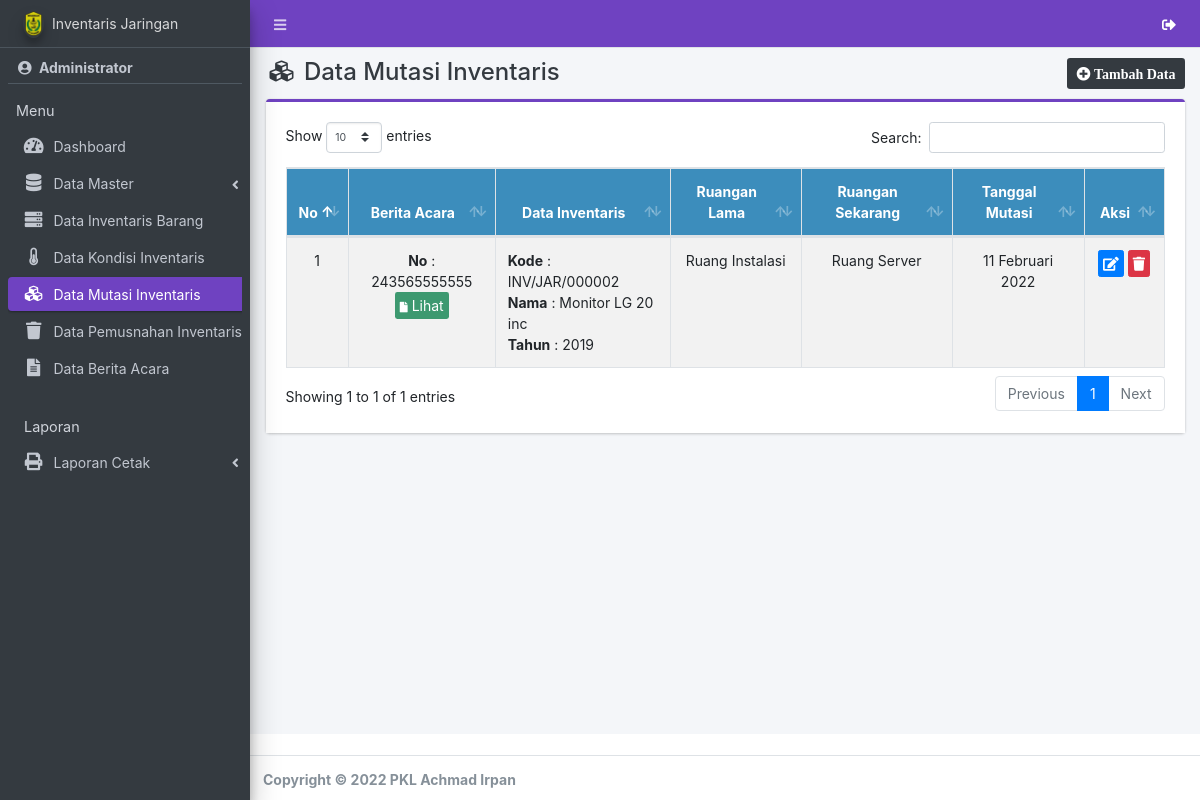
The page /admin/mutasi/index.php (signed in) on the database its author committed.
### tables this page shows
CREATE TABLE `mutasi` (
  `id_mutasi` int(11) NOT NULL,
  `no_surat` varchar(100) NOT NULL,
  `id_barang` int(11) NOT NULL,
  `id_ruang_lama` int(11) NOT NULL,
  `id_ruang` int(11) NOT NULL,
  `tgl_mutasi` date NOT NULL
);

CREATE TABLE `barang` (
  `id_barang` int(11) NOT NULL,
  `kd_barang` varchar(20) NOT NULL,
  `nm_barang` varchar(50) NOT NULL,
  `satuan` varchar(20) NOT NULL,
  `tgl_inventaris` date NOT NULL,
  `tahun` char(4) NOT NULL,
  `kondisi` varchar(20) NOT NULL,
  `id_ruang` int(11) NOT NULL,
  `musnah` char(1) DEFAULT NULL
);

CREATE TABLE `ruang` (
  `id_ruang` int(11) NOT NULL,
  `nm_ruang` varchar(100) NOT NULL,
  `ket` varchar(100) NOT NULL
);

### app/config.php (called while the page is built, shortened)
<?php
function tgl($tanggal)
{
  $bulan = array(
    1 =>   'Januari',
    'Februari',
    'Maret',
    'April',
    'Mei',
    'Juni',
    'Juli',
    'Agustus',
    'September',
    'Oktober',
    'November',
    'Desember'
  );
  $pecahkan = explode('-', $tanggal);
  return $pecahkan[2] . ' ' . $bulan[(int) $pecahkan[1]] . ' ' . $pecahkan[0];
}

### admin/mutasi/index.php (the view, shortened to what this page needs)
<?php
require '../../app/config.php';
include_once '../../template/header.php';
include_once '../../template/sidebar.php';
?>
<div class="content-wrapper">
    <div class="content-header">
        <div class="container-fluid">
            <div class="row">
                <div class="col-sm-6">
                    <h4 class="m-0 text-dark"><i class="fa fa-cubes ml-1 mr-1"></i> Data Mutasi Inventaris</h4>
                </div>
                <div class="col-sm-6 text-right">
                    <a href="tambah" class="btn btn-sm bg-dark"><i class="fa fa-plus-circle"> Tambah Data</i></a>
                </div>
            </div>
        </div>
    </div>
    <section class="content">
        <div class="container-fluid">
            <div class="row">
                <div class="col-md-12">
                    <div class="card card-purple card-outline">
                        <div class="card-body" style="background-color: white;">
                            <div class="table-responsive">
                                <table id="example1" class="table table-bordered table-striped dataTable">
                                    <thead class="bg-lightblue">
                                        <tr align="center">
                                            <th>No</th>
                                            <th>Berita Acara</th>
                                            <th>Data Inventaris</th>
                                            <th>Ruangan Lama</th>
                                            <th>Ruangan Sekarang</th>
                                            <th>Tanggal Mutasi</th>
                                            <th>Aksi</th>
                                        </tr>
                                    </thead>
                                    <tbody>
                                        <?php
                                        $no = 1;
                                        $data = $con->query("SELECT * FROM mutasi a LEFT JOIN barang b ON a.id_barang = b.id_barang LEFT JOIN ruang c ON c.id_ruang = a.id_ruang ORDER BY tgl_mutasi DESC");
                                        while ($row = $data->fetch_array()) {
                                        ?>
                                            <tr>
                                                <td align="center" width="5%"><?= $no++ ?></td>
                                                <td align="center">
                                                    <b>No</b> : <?= $row['no_surat'] ?><br>
                                                    <a href="surat?id=<?= $row[0] ?>" class="btn btn-xs bg-olive" target="_BLANK"><i class="fa fa-file fa-xs"></i> Lihat</a>
                                                </td>
                                                <td>
                                                    <b>Kode</b> : <?= $row['kd_barang'] ?><br>
                                                    <b>Nama</b> : <?= $row['nm_barang'] ?><br>
                                                    <b>Tahun</b> : <?= $row['tahun'] ?><br>
                                                </td>
                                                <td align="center">
                                                    <?php
                                                    $dt = $con->query("SELECT * FROM ruang WHERE id_ruang = '$row[id_ruang_lama]' ")->fetch_array();
                                                    echo $dt['nm_ruang'];
                                                    ?>
                                                </td>
                                                <td align="center"><?= $row['nm_ruang'] ?></td>
                                                <td align="center"><?= tgl($row['tgl_mutasi']) ?></td>
                                                <td align="center" width="9%">
                                                    <a href="edit?id=<?= $row[0] ?>" class="btn btn-primary btn-xs" title="Edit"><i class="fa fa-edit"></i></a>
                                                    <a href="hapus?id=<?= $row[0] ?>" class="btn btn-danger btn-xs alert-hapus" title="Hapus"><i class="fa fa-trash"></i></a>
                                                </td>
                                            </tr>
                                        <?php } ?>
                                    </tbody>
                                </table>
                            </div>
                        </div>
                    </div>
                </div>
            </div>
        </div>
    </section>
</div>
<?php
include_once '../../template/footer.php';
?>

### rows shown on the page
mutasi: no_surat "243565555555", id_barang.kd_barang "INV/JAR/000002", id_barang.nm_barang "Monitor LG 20 inc", id_barang.tahun "2019", ruang.nm_ruang "Ruang Instalasi", id_ruang.nm_ruang "Ruang Server", tgl_mutasi "11 Februari 2022"

### other values the page prints
$_SESSION['nm_user'] "Administrator"
